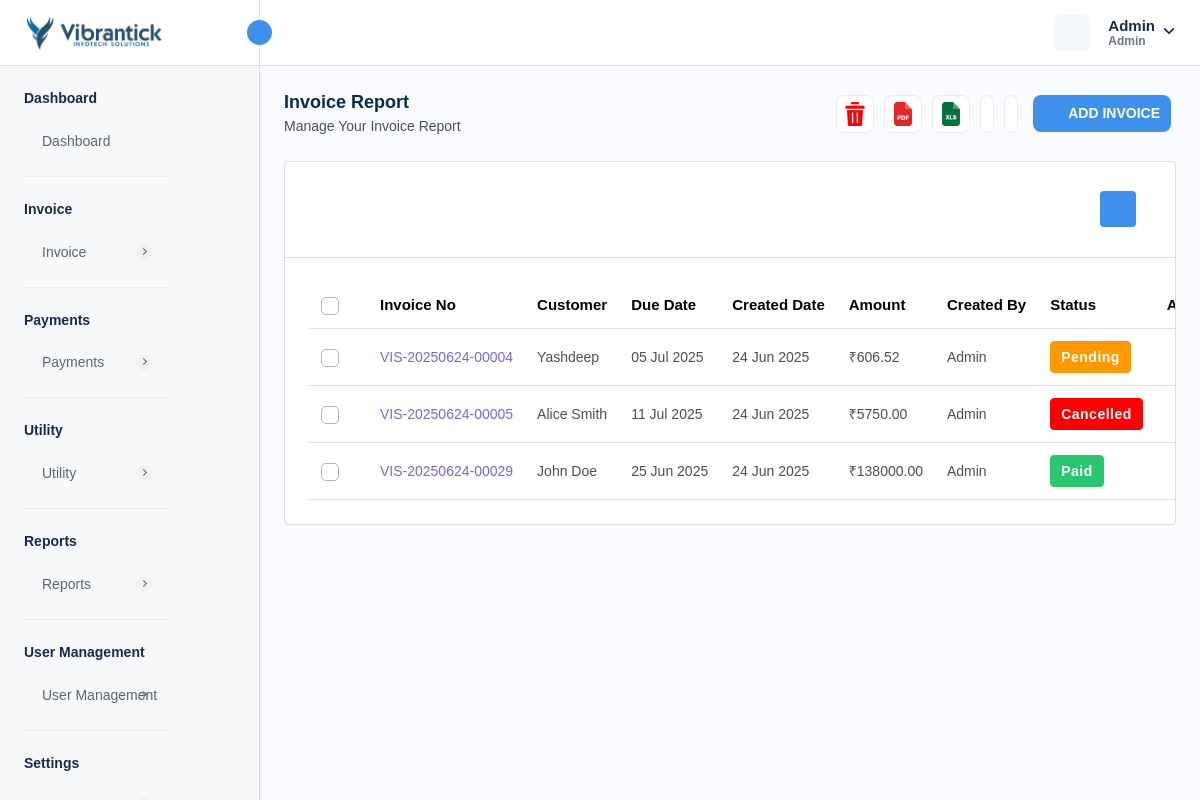
Before: /manage-invoice.php (signed in) with the older database file.
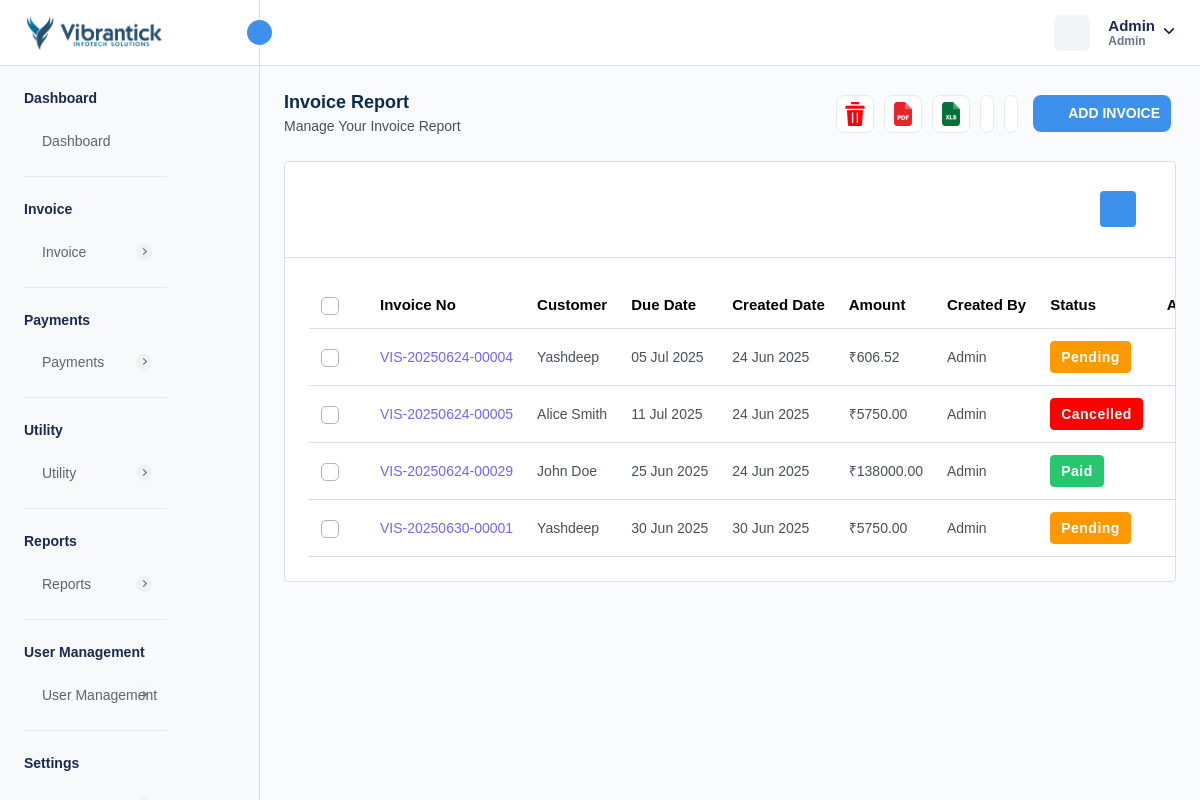
After: the same page with the newer database file.
### tables this page shows
CREATE TABLE `invoice` (
  `invoice_id` int NOT NULL AUTO_INCREMENT,
  `invoice_number` varchar(255) NOT NULL,
  `payment_method` enum('CREDIT_CARD','DEBIT_CARD','CASH','NET_BANKING','PAYPAL','OTHER') NOT NULL,
  `transaction_id` varchar(255) DEFAULT NULL,
  `status` enum('PAID','PENDING','CANCELLED','REFUNDED') NOT NULL,
  `amount` decimal(10,2) NOT NULL,
  `quantity` int NOT NULL,
  `tax` int NOT NULL,
  `discount` decimal(10,2) NOT NULL,
  `total_amount` decimal(10,2) NOT NULL,
  `due_date` varchar(255) DEFAULT NULL,
  `customer_id` int DEFAULT NULL,
  `service_id` json DEFAULT NULL,
  `description` longtext,
  `created_at` timestamp NULL DEFAULT CURRENT_TIMESTAMP,
  `updated_at` timestamp NULL DEFAULT CURRENT_TIMESTAMP ON UPDATE CURRENT_TIMESTAMP,
  `is_active` int NOT NULL DEFAULT '1',
  `reminder_enabled` int NOT NULL DEFAULT '0',
  `reminder_count` int NOT NULL DEFAULT '0',
  `created_by` int NOT NULL,
  `from_date` varchar(255) DEFAULT NULL,
  `to_date` varchar(255) DEFAULT NULL,
  `invoice_type` enum('FIXED','RECURSIVE') DEFAULT NULL,
  `invoice_title` varchar(255) DEFAULT NULL,
  PRIMARY KEY (`invoice_id`),
  UNIQUE KEY `invoice_number_UNIQUE` (`invoice_number`),
  UNIQUE KEY `transaction_id_UNIQUE` (`transaction_id`)
);

CREATE TABLE `customer` (
  `customer_id` int NOT NULL AUTO_INCREMENT,
  `customer_name` varchar(255) NOT NULL,
  `customer_phone` varchar(15) DEFAULT NULL,
  `customer_email` varchar(255) DEFAULT NULL,
  `customer_address` text,
  `ship_name` varchar(255) DEFAULT NULL,
  `ship_phone` varchar(15) DEFAULT NULL,
  `ship_email` varchar(255) DEFAULT NULL,
  `ship_address` text,
  `isActive` int DEFAULT '1',
  `created_at` timestamp NULL DEFAULT CURRENT_TIMESTAMP,
  `updated_at` timestamp NULL DEFAULT NULL ON UPDATE CURRENT_TIMESTAMP,
  `customer_state` varchar(45) DEFAULT NULL,
  `customer_city` int DEFAULT NULL,
  `gst_number` varchar(45) DEFAULT NULL,
  PRIMARY KEY (`customer_id`),
  UNIQUE KEY `customer_phone_UNIQUE` (`customer_phone`),
  UNIQUE KEY `customer_email_UNIQUE` (`customer_email`),
  UNIQUE KEY `gst_number_UNIQUE` (`gst_number`)
);

### manage-invoice.php (the view, shortened to what the changed rows need)
<?php
require './database/config.php';
try {
    if ($_SERVER['REQUEST_METHOD'] == 'GET') {
        $params = [
            'customer' => isset($_GET['customer']) ? $_GET['customer'] : '',
            'from' => isset($_GET['from']) ? $_GET['from'] : '',
            'to' => isset($_GET['to']) ? $_GET['to'] : '',
        ];
        $hasParams = false;
        if ($hasParams) {
            $customerId = $params['customer'] ?? null;
            $startDate = $params['from'] ?? null;
            $endDate = $params['to'] ?? null;
            $startDate = $startDate ? date('Y-m-d', strtotime($startDate)) : null;
            $endDate = $endDate ? date('Y-m-d', strtotime($endDate)) : null;
            $query = "SELECT
            invoice.*,
            customer.customer_id,
            customer.customer_name,
            admin.admin_username
            FROM invoice
            INNER JOIN customer ON customer.customer_id = invoice.customer_id
            LEFT JOIN admin ON admin.admin_id = invoice.created_by
            WHERE invoice.is_active = 1";
            $conditions = [];
            $paramsToBind = [];
            if ($customerId) {
                $conditions[] = "invoice.customer_id = ?";
                $paramsToBind[] = $customerId;
            }
            if ($startDate) {
                $conditions[] = "DATE(invoice.created_at) >= ?";
                $paramsToBind[] = $startDate;
            }
            if ($endDate) {
                $conditions[] = "DATE(invoice.created_at) <= ?";
                $paramsToBind[] = $endDate;
            }
            if (!empty($conditions)) {
                $query .= " AND " . implode(" AND ", $conditions);
            }
            $stmtFetchInvoices = $db->prepare($query);
            if ($stmtFetchInvoices === false) {
                $_SESSION['error'] = 'Query preparation failed';
            } else {
                if (!empty($paramsToBind)) {
                    $types = str_repeat("s", count($paramsToBind));
                    $stmtFetchInvoices->bind_param($types, ...$paramsToBind);
                }
                if ($stmtFetchInvoices->execute()) {
                    $invoices = $stmtFetchInvoices->get_result();
                } else {
                    $_SESSION['error'] = 'Error fetching filtered invoices';
                }
                $stmtFetchInvoices->close();
            }
            $stmtFetchCustomers = $db->prepare("SELECT * FROM customer WHERE isActive = 1");
            $stmtFetchCustomers->execute();
            $customers = $stmtFetchCustomers->get_result()->fetch_all(MYSQLI_ASSOC);
            $stmtFetchCustomers->close();
        } else {
            $stmtFetchInvoices = $db->prepare("SELECT
                invoice.*,
                customer.customer_id,
                customer.customer_name,
                admin.admin_username
                FROM invoice
                INNER JOIN customer
                ON customer.customer_id = invoice.customer_id
                LEFT JOIN admin
                ON admin.admin_id = invoice.created_by
                WHERE invoice.is_active = 1
                ");
            if ($stmtFetchInvoices->execute()) {
                $invoices = $stmtFetchInvoices->get_result();
            } else {
                $_SESSION['error'] = 'Error for fetching customers';
            }
        }
    }
} catch (Exception $e) {
    $_SESSION['error'] = $e->getMessage();
}
?>
<!DOCTYPE html>
<html lang="en">
<head>
    <link rel="stylesheet" href="assets/css/bootstrap.min.css">
    <link rel="stylesheet" href="assets/css/animate.css">
    <link rel="stylesheet" href="assets/plugins/select2/css/select2.min.css">
    <link rel="stylesheet" href="assets/css/dataTables.bootstrap5.min.css">
    <link rel="stylesheet" href="assets/css/bootstrap-datetimepicker.min.css">
    <link rel="stylesheet" href="assets/plugins/daterangepicker/daterangepicker.css">
    <link rel="stylesheet" href="assets/plugins/summernote/summernote-bs4.min.css">
    <link rel="stylesheet" href="assets/plugins/fontawesome/css/fontawesome.min.css">
    <link rel="stylesheet" href="assets/plugins/fontawesome/css/all.min.css">
    <link rel="stylesheet" href="assets/css/style.css">
    <link rel="stylesheet" href="https://cdn.jsdelivr.net/npm/notyf@3/notyf.min.css" />
</head>
<body>
    <div class="main-wrapper">
        <div class="page-wrapper">
            <div class="content">
                <div class="card table-list-card">
                    <div class="card-body">
                        <div class="table-responsive">
                            <table id="myTable" class="table  datanew">
                                <thead>
                                    <tr>
                                        <th class="no-sort">
                                            <label class="checkboxs">
                                                <span class="checkmarks"></span>
                                            </label>
                                        </th>
                                        <th>Invoice No</th>
                                        <th>Customer</th>
                                        <th>Due Date</th>
                                        <th>Created Date</th>
                                        <th>Amount</th>
                                        <th>Created By</th>
                                        <th>Status</th>
                                        <th class="no-sort text-center">Action</th>
                                    </tr>
                                </thead>
                                <tbody>
                                    <?php foreach ($invoices->fetch_all(MYSQLI_ASSOC) as $invoice) { ?>
                                        <tr>
                                            <td>
                                                <label class="checkboxs">
                                                    <span class="checkmarks"></span>
                                                </label>
                                            </td>
                                            <td class="ref-number"><?php echo $invoice['invoice_number'] ?></td>
                                            <td><?php echo $invoice['customer_name'] ?></td>
                                            <td><?php $date = new DateTime($invoice['due_date']);
                                            echo $date->format('d M Y') ?>
                                            </td>
                                            <td><?php $date = new DateTime($invoice['created_at']);
                                            echo $date->format('d M Y') ?>
                                            </td>
                                            <td>₹<?php echo $invoice['total_amount'] ?></td>
                                            <td><?php echo $invoice['admin_username'] ?></td>
                                            <td>
                                                <?php if ($invoice['status'] == 'PAID') { ?>
                                                    <span class="badge badge-lg bg-success">Paid</span>
                                                <?php } elseif ($invoice['status'] == 'CANCELLED') { ?>
                                                    <span class="badge badge-lg bg-danger">Cancelled</span>
                                                <?php } elseif ($invoice['status'] == 'PENDING') { ?>
                                                    <span class="badge badge-lg bg-warning">Pending</span>
                                                <?php } elseif ($invoice['status'] == 'REFUNDED') { ?>
                                                    <span class="badge badge-lg bg-primary">Refunded</span>
                                                <?php } ?>
                                            </td>
                                            <td class="text-center">
                                            </td>
                                        </tr>
                                    <?php } ?>
                                </tbody>
                            </table>
                        </div>
                    </div>
                </div>
            </div>
        </div>
    </div>
</body>
</html>

Changed rows visible on the page:
added invoice: invoice_number "VIS-20250630-00001", customer.customer_name "Yashdeep", due_date "30 Jun 2025", created_at "30 Jun 2025", total_amount "5750.00", admin.admin_username "Admin", status "Pending"
